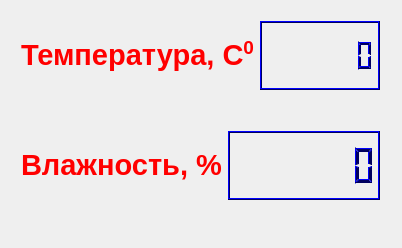
<?xml version="1.0" encoding="UTF-8"?>
<ui version="4.0">
 <class>Dialog</class>
 <widget class="QDialog" name="Dialog">
  <property name="geometry">
   <rect>
    <x>0</x>
    <y>0</y>
    <width>402</width>
    <height>248</height>
   </rect>
  </property>
  <property name="windowTitle">
   <string>Dialog</string>
  </property>
  <widget class="QWidget" name="layoutWidget">
   <property name="geometry">
    <rect>
     <x>10</x>
     <y>10</y>
     <width>381</width>
     <height>91</height>
    </rect>
   </property>
   <layout class="QHBoxLayout" name="horizontalLayout">
    <item>
     <widget class="QLabel" name="temp_label">
      <property name="text">
       <string>&lt;html&gt;&lt;head/&gt;&lt;body&gt;&lt;p&gt;&lt;span style=&quot; font-size:22pt; font-weight:600; color:#ff0000;&quot;&gt;Температура, С&lt;/span&gt;&lt;span style=&quot; font-size:22pt; font-weight:600; color:#ff0000; vertical-align:super;&quot;&gt;0&lt;/span&gt;&lt;/p&gt;&lt;/body&gt;&lt;/html&gt;</string>
      </property>
     </widget>
    </item>
    <item>
     <widget class="QLCDNumber" name="temp_lcdNumber">
      <property name="palette">
       <palette>
        <active>
         <colorrole role="WindowText">
          <brush brushstyle="SolidPattern">
           <color alpha="255">
            <red>0</red>
            <green>0</green>
            <blue>94</blue>
           </color>
          </brush>
         </colorrole>
         <colorrole role="Light">
          <brush brushstyle="SolidPattern">
           <color alpha="255">
            <red>0</red>
            <green>0</green>
            <blue>255</blue>
           </color>
          </brush>
         </colorrole>
         <colorrole role="Dark">
          <brush brushstyle="SolidPattern">
           <color alpha="255">
            <red>0</red>
            <green>0</green>
            <blue>94</blue>
           </color>
          </brush>
         </colorrole>
         <colorrole role="Text">
          <brush brushstyle="SolidPattern">
           <color alpha="255">
            <red>60</red>
            <green>60</green>
            <blue>60</blue>
           </color>
          </brush>
         </colorrole>
         <colorrole role="ButtonText">
          <brush brushstyle="SolidPattern">
           <color alpha="255">
            <red>76</red>
            <green>76</green>
            <blue>76</blue>
           </color>
          </brush>
         </colorrole>
         <colorrole role="PlaceholderText">
          <brush brushstyle="NoBrush">
           <color alpha="128">
            <red>60</red>
            <green>60</green>
            <blue>60</blue>
           </color>
          </brush>
         </colorrole>
        </active>
        <inactive>
         <colorrole role="WindowText">
          <brush brushstyle="SolidPattern">
           <color alpha="255">
            <red>0</red>
            <green>0</green>
            <blue>94</blue>
           </color>
          </brush>
         </colorrole>
         <colorrole role="Light">
          <brush brushstyle="SolidPattern">
           <color alpha="255">
            <red>0</red>
            <green>0</green>
            <blue>255</blue>
           </color>
          </brush>
         </colorrole>
         <colorrole role="Dark">
          <brush brushstyle="SolidPattern">
           <color alpha="255">
            <red>0</red>
            <green>0</green>
            <blue>94</blue>
           </color>
          </brush>
         </colorrole>
         <colorrole role="Text">
          <brush brushstyle="SolidPattern">
           <color alpha="255">
            <red>60</red>
            <green>60</green>
            <blue>60</blue>
           </color>
          </brush>
         </colorrole>
         <colorrole role="ButtonText">
          <brush brushstyle="SolidPattern">
           <color alpha="255">
            <red>76</red>
            <green>76</green>
            <blue>76</blue>
           </color>
          </brush>
         </colorrole>
         <colorrole role="PlaceholderText">
          <brush brushstyle="NoBrush">
           <color alpha="128">
            <red>60</red>
            <green>60</green>
            <blue>60</blue>
           </color>
          </brush>
         </colorrole>
        </inactive>
        <disabled>
         <colorrole role="WindowText">
          <brush brushstyle="SolidPattern">
           <color alpha="255">
            <red>0</red>
            <green>0</green>
            <blue>94</blue>
           </color>
          </brush>
         </colorrole>
         <colorrole role="Light">
          <brush brushstyle="SolidPattern">
           <color alpha="255">
            <red>0</red>
            <green>0</green>
            <blue>255</blue>
           </color>
          </brush>
         </colorrole>
         <colorrole role="Dark">
          <brush brushstyle="SolidPattern">
           <color alpha="255">
            <red>0</red>
            <green>0</green>
            <blue>94</blue>
           </color>
          </brush>
         </colorrole>
         <colorrole role="Text">
          <brush brushstyle="SolidPattern">
           <color alpha="255">
            <red>0</red>
            <green>0</green>
            <blue>94</blue>
           </color>
          </brush>
         </colorrole>
         <colorrole role="ButtonText">
          <brush brushstyle="SolidPattern">
           <color alpha="255">
            <red>0</red>
            <green>0</green>
            <blue>94</blue>
           </color>
          </brush>
         </colorrole>
         <colorrole role="PlaceholderText">
          <brush brushstyle="NoBrush">
           <color alpha="128">
            <red>60</red>
            <green>60</green>
            <blue>60</blue>
           </color>
          </brush>
         </colorrole>
        </disabled>
       </palette>
      </property>
      <property name="digitCount">
       <number>7</number>
      </property>
     </widget>
    </item>
   </layout>
  </widget>
  <widget class="QWidget" name="layoutWidget_2">
   <property name="geometry">
    <rect>
     <x>10</x>
     <y>120</y>
     <width>381</width>
     <height>91</height>
    </rect>
   </property>
   <layout class="QHBoxLayout" name="horizontalLayout_hum">
    <item>
     <widget class="QLabel" name="humidity_label">
      <property name="text">
       <string>&lt;html&gt;&lt;head/&gt;&lt;body&gt;&lt;p&gt;&lt;span style=&quot; font-size:22pt; font-weight:600; color:#ff0000;&quot;&gt;Влажность, %&lt;/span&gt;&lt;/p&gt;&lt;/body&gt;&lt;/html&gt;</string>
      </property>
     </widget>
    </item>
    <item>
     <widget class="QLCDNumber" name="humidity_lcdNumber">
      <property name="palette">
       <palette>
        <active>
         <colorrole role="WindowText">
          <brush brushstyle="SolidPattern">
           <color alpha="255">
            <red>0</red>
            <green>0</green>
            <blue>94</blue>
           </color>
          </brush>
         </colorrole>
         <colorrole role="Light">
          <brush brushstyle="SolidPattern">
           <color alpha="255">
            <red>0</red>
            <green>0</green>
            <blue>255</blue>
           </color>
          </brush>
         </colorrole>
         <colorrole role="Dark">
          <brush brushstyle="SolidPattern">
           <color alpha="255">
            <red>0</red>
            <green>0</green>
            <blue>94</blue>
           </color>
          </brush>
         </colorrole>
         <colorrole role="Text">
          <brush brushstyle="SolidPattern">
           <color alpha="255">
            <red>60</red>
            <green>60</green>
            <blue>60</blue>
           </color>
          </brush>
         </colorrole>
         <colorrole role="ButtonText">
          <brush brushstyle="SolidPattern">
           <color alpha="255">
            <red>76</red>
            <green>76</green>
            <blue>76</blue>
           </color>
          </brush>
         </colorrole>
         <colorrole role="PlaceholderText">
          <brush brushstyle="NoBrush">
           <color alpha="128">
            <red>60</red>
            <green>60</green>
            <blue>60</blue>
           </color>
          </brush>
         </colorrole>
        </active>
        <inactive>
         <colorrole role="WindowText">
          <brush brushstyle="SolidPattern">
           <color alpha="255">
            <red>0</red>
            <green>0</green>
            <blue>94</blue>
           </color>
          </brush>
         </colorrole>
         <colorrole role="Light">
          <brush brushstyle="SolidPattern">
           <color alpha="255">
            <red>0</red>
            <green>0</green>
            <blue>255</blue>
           </color>
          </brush>
         </colorrole>
         <colorrole role="Dark">
          <brush brushstyle="SolidPattern">
           <color alpha="255">
            <red>0</red>
            <green>0</green>
            <blue>94</blue>
           </color>
          </brush>
         </colorrole>
         <colorrole role="Text">
          <brush brushstyle="SolidPattern">
           <color alpha="255">
            <red>60</red>
            <green>60</green>
            <blue>60</blue>
           </color>
          </brush>
         </colorrole>
         <colorrole role="ButtonText">
          <brush brushstyle="SolidPattern">
           <color alpha="255">
            <red>76</red>
            <green>76</green>
            <blue>76</blue>
           </color>
          </brush>
         </colorrole>
         <colorrole role="PlaceholderText">
          <brush brushstyle="NoBrush">
           <color alpha="128">
            <red>60</red>
            <green>60</green>
            <blue>60</blue>
           </color>
          </brush>
         </colorrole>
        </inactive>
        <disabled>
         <colorrole role="WindowText">
          <brush brushstyle="SolidPattern">
           <color alpha="255">
            <red>0</red>
            <green>0</green>
            <blue>94</blue>
           </color>
          </brush>
         </colorrole>
         <colorrole role="Light">
          <brush brushstyle="SolidPattern">
           <color alpha="255">
            <red>0</red>
            <green>0</green>
            <blue>255</blue>
           </color>
          </brush>
         </colorrole>
         <colorrole role="Dark">
          <brush brushstyle="SolidPattern">
           <color alpha="255">
            <red>0</red>
            <green>0</green>
            <blue>94</blue>
           </color>
          </brush>
         </colorrole>
         <colorrole role="Text">
          <brush brushstyle="SolidPattern">
           <color alpha="255">
            <red>0</red>
            <green>0</green>
            <blue>94</blue>
           </color>
          </brush>
         </colorrole>
         <colorrole role="ButtonText">
          <brush brushstyle="SolidPattern">
           <color alpha="255">
            <red>0</red>
            <green>0</green>
            <blue>94</blue>
           </color>
          </brush>
         </colorrole>
         <colorrole role="PlaceholderText">
          <brush brushstyle="NoBrush">
           <color alpha="128">
            <red>60</red>
            <green>60</green>
            <blue>60</blue>
           </color>
          </brush>
         </colorrole>
        </disabled>
       </palette>
      </property>
      <property name="digitCount">
       <number>7</number>
      </property>
     </widget>
    </item>
   </layout>
  </widget>
 </widget>
 <layoutdefault spacing="6" margin="11"/>
 <resources/>
 <connections/>
</ui>
